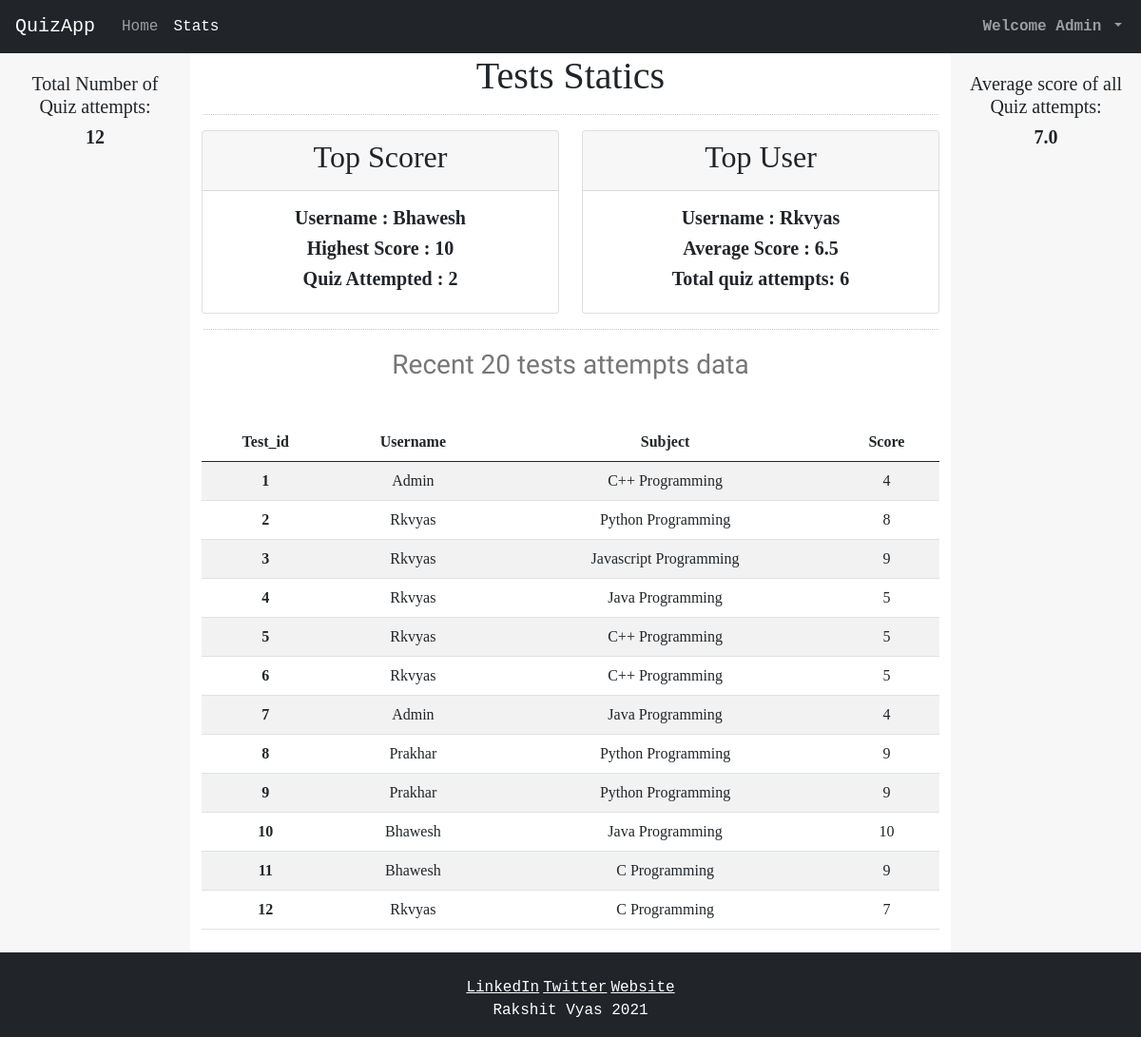
Screenshot of /tests_stats (signed in) with the database file from the repository.
### quizapp/models.py (models this page shows, shortened)
class Test_stat(models.Model):
    test_id = models.AutoField(primary_key=True)
    username = models.CharField(max_length=20)
    score = models.IntegerField()
    subject = models.CharField(max_length=20)

### quizapp/views.py (the view)
# urls.py: path('tests_stats', views.tests_stats, name='tests_stats'),
def tests_stats(request):
    tests_data = Test_stat.objects.all()
    total_test = len(tests_data)
    total_marks = 0
    for test in tests_data:
        total_marks += test.score
    avg_marks = float(total_marks/total_test)
    avg_marks = round(avg_marks,2)
    users = []
    top_scorer = [0,]
    for user in tests_data:
        users.append(user.username)
    users = list(set(users))
    top_user = ""
    test_count = 0
    for test in tests_data:
        if test.score > top_scorer[0]:
            top_scorer[0] = test.score
            username = test.username
        top_user = username
    for test in tests_data:
        if test.username == username:
            test_count += 1
    top_scorer.append(top_user)
    top_scorer.append(test_count)
    top_user = [0,]
    total_attempts = 0
    total_score = 0
    t_user = ""
    for user in users:
        attempts = 0
        score = 0
        for test in tests_data:
            if user == test.username:
                attempts += 1
                score += test.score
        if attempts> total_attempts:
            total_attempts = attempts
            total_score = score
            t_user = user
    top_user[0] = total_attempts
    top_user.append(round(float(total_score/total_attempts),2))
    top_user.append(t_user)
    context={
        'total_test' : total_test,
        'avg_marks' : avg_marks,
        'tests_data' : tests_data,
        'top_scorer' :top_scorer,
        'top_user' : top_user
    }
    return render(request, 'tests_stats.html', context)

### templates/tests_stats.html
{% extends 'basic.html' %}
{% block al2 %} active {% endblock %}
{% block body %}
    <div class="text-center">
        <h1>Tests Statics</h1>
        <hr>
        <div class="row">
            <div class="col-sm-6">
                <div class="card text-center">
                    <div class="card-header">
                      <h2>Top Scorer</h2>
                    </div>
                    <div class="card-body">
                        <h3>Username : {{top_scorer.1}}</h3>
                        <h3>Highest Score : {{top_scorer.0}}</h3>
                        <h3>Quiz Attempted : {{top_scorer.2}}</h3>
                    </div>
                </div>
            </div>
            <div class="col-sm-6">
                <div class="card text-center">
                    <div class="card-header">
                      <h2>Top User</h2>
                    </div>
                    <div class="card-body">
                        <h3>Username : {{top_user.2}}</h3>
                        <h3>Average Score : {{top_user.1}}</h3>
                        <h3>Total quiz attempts: {{top_user.0}}</h3>
                    </div>
                </div>
            </div>
        </div>
        <hr>
        <p class="subheading">Recent 20 tests attempts data</p> <br>
        <table class="table table-striped table-hover mb-4">
            <thead>
              <tr>
                <th scope="col">Test_id</th>
                <th scope="col">Username</th>
                <th scope="col">Subject</th>
                <th scope="col">Score</th>
              </tr>
            </thead>
            <tbody>
              {% for data in tests_data %}
              {% if forloop.counter == 20 %}
              {{break}}
              {% else %}
              <tr>
                <th scope="row">{{data.test_id}}</th>
                <td>{{data.username}}</td>
                <td>{{data.subject}}</td>
                <td>{{data.score}}</td>
              </tr>
              {% endif %}
              {% endfor %}
            </tbody>
          </table>
    </div>
{% endblock %}

### templates/basic.html (shortened to what this page needs)
<!doctype html>
<html lang="en">
<head>
    <link href="https://cdn.jsdelivr.net/npm/bootstrap@5.0.1/dist/css/bootstrap.min.css" rel="stylesheet"
>
    <link rel="stylesheet" href="./../static/css/styles.css">
</head>
<body>
    {% load static %}
    <nav class="navbar navbar-expand-lg navbar-dark bg-dark">
        <div class="container-fluid">
          <a class="navbar-brand px-1" href="/">QuizApp</a>
          <div class="collapse navbar-collapse" id="navbarSupportedContent">
            <ul class="navbar-nav me-auto mb-2 mb-lg-0">
              <li class="nav-item">
                <a class="nav-link {% block al1 %} {% endblock %}" aria-current="page" href="/">Home</a>
              </li>
              <li class="nav-item">
                <a class="nav-link {% block al2 %} {% endblock %}" aria-current="page" href="/tests_stats">Stats</a>
              </li>
            </ul>
            {% if user.is_authenticated %}
            <ul class="navbar-nav ml-auto">
                <li class="nav-item active dropdown">
                  <a class="nav-link dropdown-toggle" href="#" id="navbarDropdown" role="button" data-bs-toggle="dropdown" aria-haspopup="true" aria-expanded="false">
                    <b>Welcome {{request.user|capfirst}}</b>
                  </a>
                </li>
              </ul>
            {% endif %}
          </div>
        </div>
      </nav>
      <div class="container-fluid">
        <div class="row content">
          <div class="col-sm-2 sidenav text-center">
            <h5>Total Number of Quiz attempts:</h5>
            <h5><strong>{{total_test}}</strong></h5>
          </div>
          <div class="col-sm-8 text-left">
          {% block body%} {% endblock %}
          </div>
          <div class="col-sm-2 sidenav text-center">
            <h5>Average score of all Quiz attempts:</h5>
            <h5><strong>{{avg_marks}}</strong></h5>
          </div>
          <div class="bottom-container bg-dark text-center pt-4">
            <a target="_blank" class="footer-link" href="https://www.linkedin.com/in/rakshit-vyas-253a47174/">LinkedIn</a>
            <a target="_blank" class="footer-link" href="https://twitter.com/rkvyas98">Twitter</a>
            <a target="_blank" class="footer-link" href="https://rkvyas98.github.io/rakshitvyas/">Website</a>
            <p class="copyright">Rakshit Vyas 2021</p>
          </div>
        </div>
      </div>
</body>
</html>

### static/css/styles.css (style rules this page uses)
body { font-family: "Montserrat"; }
h1,h2 { font-family: 'Cormorant Garamond', serif; }
h3 { font-size: 20px; font-family: 'Times New Roman', Times, serif; font-weight: bold; }
.subheading { color: #777777; font-family: 'Sacramento', cursive; font-size: 28px; }
hr { border-top: dotted #fff 1px; border-bottom: 0; }
.bottom-container p,a { font-family: monospace; color: #fff; }
.navbar { margin-bottom: 0; border-radius: 0; }
.row.content { height: 450px }
.sidenav { padding-top: 20px; background-color: rgba(0,0,0,.03); height: auto; }

### rows the page displays
Test_stat: username "Bhawesh", test_id "10", subject "Java Programming", score "10"
Test_stat: username "Rkvyas", test_id "2", subject "Python Programming", score "8"
Test_stat: test_id "1", username "Admin", subject "C++ Programming", score "4"
Test_stat: test_id "3", username "Rkvyas", subject "Javascript Programming", score "9"
Test_stat: test_id "4", username "Rkvyas", subject "Java Programming", score "5"
Test_stat: test_id "5", username "Rkvyas", subject "C++ Programming", score "5"
Test_stat: test_id "6", username "Rkvyas", subject "C++ Programming", score "5"
Test_stat: test_id "7", username "Admin", subject "Java Programming", score "4"
Test_stat: test_id "8", username "Prakhar", subject "Python Programming", score "9"
Test_stat: test_id "9", username "Prakhar", subject "Python Programming", score "9"
Test_stat: test_id "11", username "Bhawesh", subject "C Programming", score "9"
Test_stat: test_id "12", username "Rkvyas", subject "C Programming", score "7"

### other values shown
{{ request.user|capfirst }} "Admin"
{{ total_test }} "12"
{{ top_scorer.0 }} "10"
{{ top_scorer.2 }} "2"
{{ top_user.1 }} "6.5"
{{ top_user.0 }} "6"
{{ avg_marks }} "7.0"
